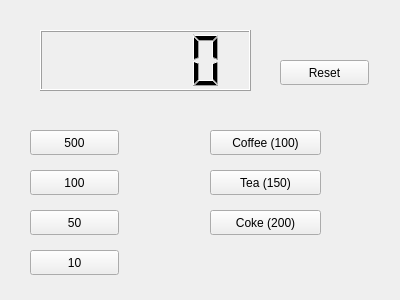
<?xml version="1.0" encoding="UTF-8"?>
<ui version="4.0">
 <class>Widget</class>
 <widget class="QWidget" name="Widget">
  <property name="geometry">
   <rect>
    <x>0</x>
    <y>0</y>
    <width>400</width>
    <height>300</height>
   </rect>
  </property>
  <property name="windowTitle">
   <string>Widget</string>
  </property>
  <widget class="QPushButton" name="pb50">
   <property name="geometry">
    <rect>
     <x>30</x>
     <y>210</y>
     <width>89</width>
     <height>25</height>
    </rect>
   </property>
   <property name="text">
    <string>50</string>
   </property>
  </widget>
  <widget class="QPushButton" name="pb10">
   <property name="enabled">
    <bool>true</bool>
   </property>
   <property name="geometry">
    <rect>
     <x>30</x>
     <y>250</y>
     <width>89</width>
     <height>25</height>
    </rect>
   </property>
   <property name="text">
    <string>10</string>
   </property>
  </widget>
  <widget class="QPushButton" name="pb100">
   <property name="geometry">
    <rect>
     <x>30</x>
     <y>170</y>
     <width>89</width>
     <height>25</height>
    </rect>
   </property>
   <property name="text">
    <string>100</string>
   </property>
  </widget>
  <widget class="QPushButton" name="pb500">
   <property name="geometry">
    <rect>
     <x>30</x>
     <y>130</y>
     <width>89</width>
     <height>25</height>
    </rect>
   </property>
   <property name="text">
    <string>500</string>
   </property>
  </widget>
  <widget class="QLCDNumber" name="lcdNumber">
   <property name="geometry">
    <rect>
     <x>40</x>
     <y>30</y>
     <width>211</width>
     <height>61</height>
    </rect>
   </property>
  </widget>
  <widget class="QPushButton" name="pb_coffee">
   <property name="geometry">
    <rect>
     <x>210</x>
     <y>130</y>
     <width>111</width>
     <height>25</height>
    </rect>
   </property>
   <property name="text">
    <string>Coffee (100)</string>
   </property>
  </widget>
  <widget class="QPushButton" name="pb_tea">
   <property name="geometry">
    <rect>
     <x>210</x>
     <y>170</y>
     <width>111</width>
     <height>25</height>
    </rect>
   </property>
   <property name="text">
    <string>Tea (150)</string>
   </property>
  </widget>
  <widget class="QPushButton" name="pb_coke">
   <property name="geometry">
    <rect>
     <x>210</x>
     <y>210</y>
     <width>111</width>
     <height>25</height>
    </rect>
   </property>
   <property name="text">
    <string>Coke (200)</string>
   </property>
  </widget>
  <widget class="QPushButton" name="pb_reset">
   <property name="geometry">
    <rect>
     <x>280</x>
     <y>60</y>
     <width>89</width>
     <height>25</height>
    </rect>
   </property>
   <property name="text">
    <string>Reset</string>
   </property>
  </widget>
 </widget>
 <layoutdefault spacing="6" margin="11"/>
 <resources/>
 <connections/>
</ui>
